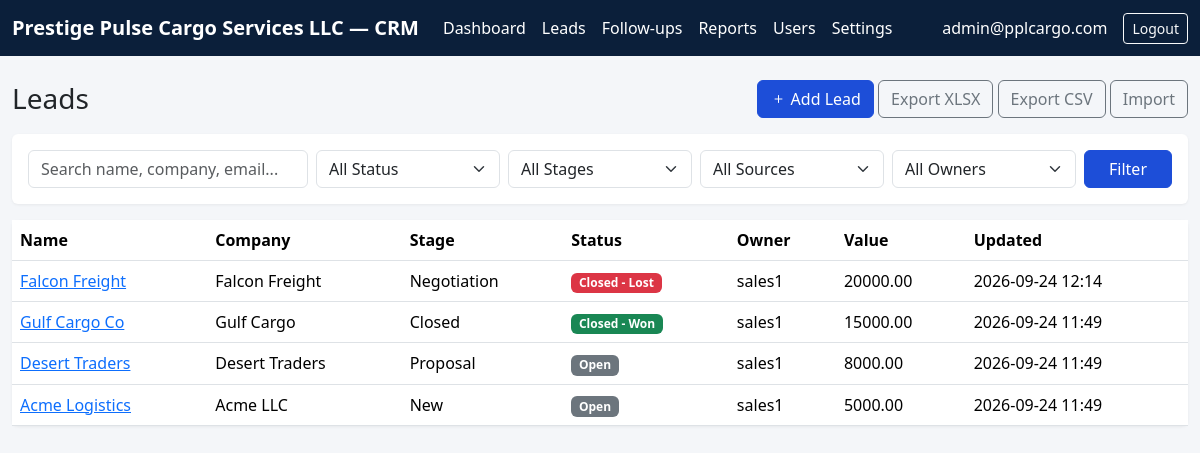
The app's page /leads/ (signed in) with its own data.
### crm/models.py (models this page shows, shortened)
class Lead(models.Model):
    STATUS_CHOICES = [
        ("open", "Open"),
        ("won", "Closed - Won"),
        ("lost", "Closed - Lost"),
    ]
    name = models.CharField(max_length=200)
    company = models.CharField(max_length=200, blank=True)
    email = models.EmailField(blank=True)
    phone = models.CharField(max_length=50, blank=True)
    status = models.CharField(max_length=10, choices=STATUS_CHOICES, default="open")
    stage = models.CharField(max_length=100, blank=True)
    source = models.CharField(max_length=100, blank=True)
    owner = models.ForeignKey(
        User, on_delete=models.SET_NULL, null=True, blank=True, related_name="owned_leads"
    )
    value = models.DecimalField(max_digits=12, decimal_places=2, default=0)
    notes = models.TextField(blank=True)
    created_by = models.ForeignKey(User, on_delete=models.SET_NULL, null=True, related_name="created_leads")
    updated_by = models.ForeignKey(User, on_delete=models.SET_NULL, null=True, related_name="updated_leads")
    created_at = models.DateTimeField(auto_now_add=True)
    updated_at = models.DateTimeField(auto_now=True)
    archived = models.BooleanField(default=False)
    class Meta:
        ordering = ["-updated_at"]

### crm/views.py (the view)
# urls.py: path("leads/", views.lead_list, name="lead_list"),
@login_required
def lead_list(request):
    qs = sales_only_or_admin(Lead.objects.filter(archived=False), request.user)
    q = request.GET.get("q", "").strip()
    status = request.GET.get("status", "")
    stage = request.GET.get("stage", "")
    source = request.GET.get("source", "")
    owner = request.GET.get("owner", "")
    if q:
        qs = qs.filter(Q(name__icontains=q) | Q(company__icontains=q) |
                       Q(email__icontains=q) | Q(phone__icontains=q))
    if status:
        qs = qs.filter(status=status)
    if stage:
        qs = qs.filter(stage=stage)
    if source:
        qs = qs.filter(source=source)
    if owner:
        qs = qs.filter(owner_id=owner)
    context = {
        "leads": qs,
        "q": q, "status": status, "stage": stage, "source": source, "owner": owner,
        "stages": DropdownOption.objects.filter(category="stage", active=True),
        "sources": DropdownOption.objects.filter(category="source", active=True),
        "owners": User.objects.filter(is_active=True, profile__active=True),
    }
    return render(request, "leads/list.html", context)

### accounts/models.py (called while the page is built)
    @property
    def is_admin(self):
        return self.role == self.ROLE_ADMIN

### crm/views.py (called while the page is built)
def sales_only_or_admin(qs, user):
    if user.profile.is_admin:
        return qs
    return qs.filter(Q(owner=user) | Q(created_by=user))

### templates/leads/list.html (shortened to what this page needs)
{% extends "base.html" %}
{% block content %}
<div class="d-flex justify-content-between align-items-center mb-3">
  <h3 class="m-0">Leads</h3>
  <div>
    <a href="{% url 'lead_add' %}" class="btn btn-primary"><i class="bi bi-plus"></i> Add Lead</a>
    <a href="{% url 'export_leads' 'xlsx' %}" class="btn btn-outline-secondary">Export XLSX</a>
    <a href="{% url 'export_leads' 'csv' %}" class="btn btn-outline-secondary">Export CSV</a>
    {% if user.profile.is_admin %}<a href="{% url 'import_leads' %}" class="btn btn-outline-secondary">Import</a>{% endif %}
  </div>
</div>
<form class="card p-3 mb-3" method="get">
  <div class="row g-2">
    <div class="col-md-3"><input type="text" name="q" value="{{ q }}" class="form-control" placeholder="Search name, company, email..."></div>
    <div class="col-md-2">
      <select name="status" class="form-select">
        <option value="">All Status</option>
      </select>
    </div>
    <div class="col-md-2">
      <select name="stage" class="form-select">
        <option value="">All Stages</option>
      </select>
    </div>
    <div class="col-md-2">
      <select name="source" class="form-select">
        <option value="">All Sources</option>
      </select>
    </div>
    <div class="col-md-2">
      <select name="owner" class="form-select">
        <option value="">All Owners</option>
      </select>
    </div>
    <div class="col-md-1"><button class="btn btn-primary w-100">Filter</button></div>
  </div>
</form>
<div class="card">
<table class="table table-hover align-middle mb-0">
  <thead><tr><th>Name</th><th>Company</th><th>Stage</th><th>Status</th><th>Owner</th><th>Value</th><th>Updated</th></tr></thead>
  <tbody>
  {% for l in leads %}
    <tr>
      <td><a href="{% url 'lead_detail' l.pk %}">{{ l.name }}</a></td>
      <td>{{ l.company }}</td>
      <td>{{ l.stage }}</td>
      <td><span class="badge bg-{% if l.status == 'won' %}success{% elif l.status == 'lost' %}danger{% else %}secondary{% endif %}">{{ l.get_status_display }}</span></td>
      <td>{{ l.owner.username|default:"—" }}</td>
      <td>{{ l.value }}</td>
      <td>{{ l.updated_at|date:"Y-m-d H:i" }}</td>
    </tr>
  {% empty %}<tr><td colspan="7" class="text-center text-muted py-4">No leads found.</td></tr>
  {% endfor %}
  </tbody>
</table>
</div>
{% endblock %}

### templates/base.html (shortened to what this page needs)
<!doctype html>
<html lang="en">
<head>
  <link href="https://cdn.jsdelivr.net/npm/bootstrap@5.3.3/dist/css/bootstrap.min.css" rel="stylesheet">
  <link href="https://cdn.jsdelivr.net/npm/bootstrap-icons@1.11.3/font/bootstrap-icons.css" rel="stylesheet">
</head>
<body>
<nav class="navbar navbar-expand-lg navbar-ppl">
  <div class="container-fluid">
    <a class="navbar-brand fw-bold" href="{% url 'dashboard' %}">
      Prestige Pulse Cargo Services LLC — CRM
    </a>
    <div class="collapse navbar-collapse" id="nav">
      {% if user.is_authenticated %}
      <ul class="navbar-nav me-auto">
        <li class="nav-item"><a class="nav-link" href="{% url 'dashboard' %}">Dashboard</a></li>
        <li class="nav-item"><a class="nav-link" href="{% url 'lead_list' %}">Leads</a></li>
        <li class="nav-item"><a class="nav-link" href="{% url 'followup_list' %}">Follow-ups</a></li>
        <li class="nav-item"><a class="nav-link" href="{% url 'reports' %}">Reports</a></li>
        {% if user.profile.is_admin %}
          <li class="nav-item"><a class="nav-link" href="{% url 'user_list' %}">Users</a></li>
          <li class="nav-item"><a class="nav-link" href="{% url 'settings_index' %}">Settings</a></li>
        {% endif %}
      </ul>
      <span class="navbar-text text-white me-3">{{ user.username }}</span>
      <form method="post" action="{% url 'logout' %}">{% csrf_token %}
        <button class="btn btn-sm btn-outline-light">Logout</button>
      </form>
      {% endif %}
    </div>
  </div>
</nav>
<main class="container-fluid py-4">
  {% block content %}{% endblock %}
</main>
</body>
</html>

### templates/base.html (style rules this page uses)
:root { --ppl-navy:#0b1f3a; --ppl-blue:#1d4ed8; --ppl-gold:#c8a24a; --ppl-grey:#f4f6f9; }
body { background: var(--ppl-grey); }
.navbar-ppl { background: var(--ppl-navy); }
.navbar-ppl .navbar-brand, .navbar-ppl .nav-link { color: #fff !important; }
.card { border: none; box-shadow: 0 1px 3px rgba(0,0,0,.06); }
.btn-primary { background: var(--ppl-blue); border-color: var(--ppl-blue); }
.table thead { background: var(--ppl-navy); color:#fff; }

### records on screen
Lead: name "Falcon Freight", company "Falcon Freight", stage "Negotiation", status "Closed - Lost", owner.username "sales1", value "20000.00", updated_at "2026-09-24 12:14"
Lead: name "Gulf Cargo Co", company "Gulf Cargo", stage "Closed", status "Closed - Won", owner.username "sales1", value "15000.00", updated_at "2026-09-24 11:49"
Lead: name "Desert Traders", company "Desert Traders", stage "Proposal", status "Open", owner.username "sales1", value "8000.00", updated_at "2026-09-24 11:49"
Lead: name "Acme Logistics", company "Acme LLC", stage "New", status "Open", owner.username "sales1", value "5000.00", updated_at "2026-09-24 11:49"

### other values on screen
{{ user.username }} "admin@pplcargo.com"
